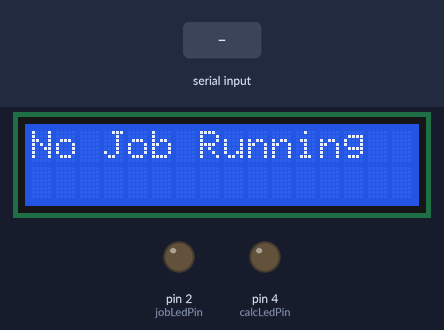
Recording of a sketch running on a simulated Arduino Uno, built with avr-gcc and run on an emulated ATmega328P. Shown: 16×2 character LCD, output pins drawn as LEDs (lit = HIGH). The test bench sets the inputs (shaded band).

Above: at 1.2 s.
1.3 s: "1" received over Serial
At 2.8 s:
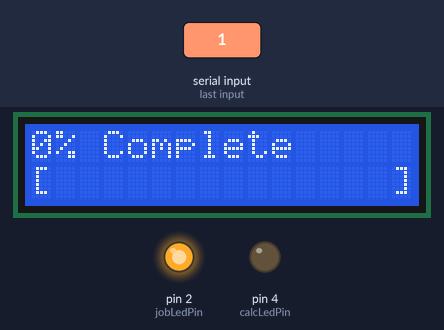
3.8 s: "2" received over Serial
At 4.7 s:
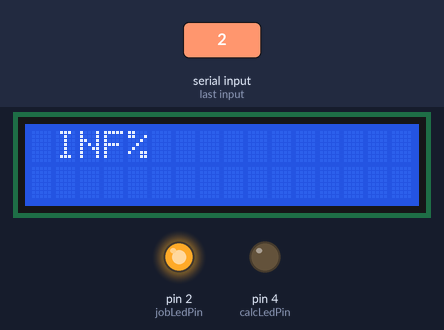
5.5 s: "200\n" received over Serial
At 5.62 s:
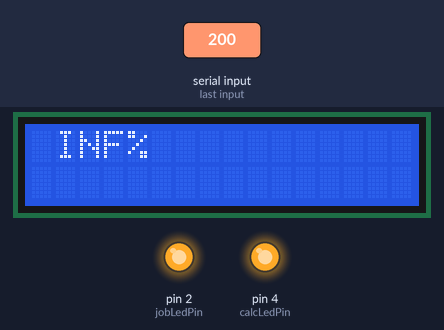
7.2 s: "9" received over Serial
At 7.7 s:
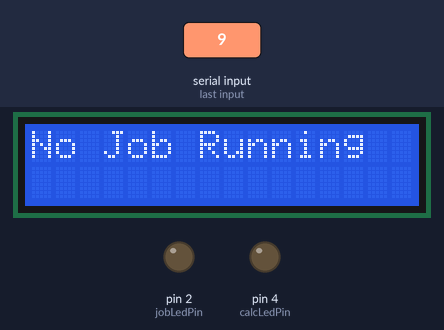
8.7 s: "30,150\n" received over Serial
At 9.0 s:
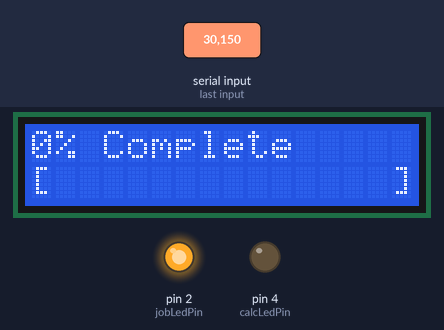
Timing chart, 0 to 11.2 s (numbered marks = the images above; inputs shaded):
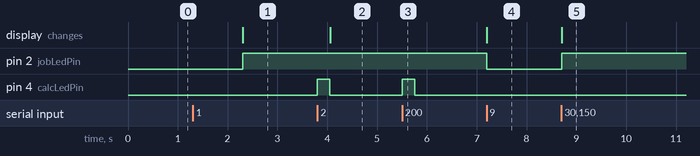

The sketch:

indicator.ino
```cpp
#include <LiquidCrystal.h>

bool jobActive = false;
int jobLedPin = 2;
int calcLedPin = 4;
char inactive[] = "No Job Running";
char jobProgress[] = "0% Complete";
String progressBar = "[              ]";
char input;
bool lightOn = false;
int blinkTime = 250;
int timeOn = 0;
int startOn = 0;
long totalJobs = -1;
long completedJobs = 0;
float jobPercentage;
String progressText;
LiquidCrystal lcd(7, 8, 9, 10, 11, 12);


void setup() {
    pinMode(jobLedPin, OUTPUT);
    pinMode(calcLedPin, OUTPUT);
    Serial.begin(9600);
    lcd.begin(16, 2);
    lcd.clear();
    lcd.print(inactive);
}

void loop() {
  if (Serial.available()) {
    input = Serial.read();
  }

  if (jobActive) {
    if (lightOn == true) {
      timeOn = millis() - startOn;
      if (timeOn > blinkTime) {
        digitalWrite(calcLedPin, LOW);
        lightOn = false;
        completedJobs += 1;
        jobPercentage = float(completedJobs) / float(totalJobs) * 100;
        progressText = String(jobPercentage) + "%";
        lcd.clear();
        lcd.print(progressText);
        input = Serial.read();
      }
    } else if (input == '2') {
      digitalWrite(calcLedPin, HIGH);
      lightOn = true;
      startOn = millis();
    }

    if (input == '9'){
      jobActive = false;
      digitalWrite(jobLedPin, LOW);
      digitalWrite(calcLedPin, LOW);
      lcd.clear();
      lcd.print(inactive);
    }
  } else {
      if (input == '1'){
        while (totalJobs == -1){
          totalJobs = Serial.parseInt();
        }
        digitalWrite(jobLedPin, HIGH);
        jobActive = true;
        lcd.clear(); //Get rid of this
        lcd.print(jobProgress);
        lcd.setCursor(0, 1);
        lcd.print(progressBar);
      }
  }
}
```

Measured:
- after the input at 1.3 s, pin 2 (jobLedPin): LOW → HIGH after 1.0 s; the display: changes after 1.0 s (image 1)
- after the input at 3.8 s, pin 4 (calcLedPin): LOW → HIGH at once, → LOW 0.25 s later; the display: changes after 0.26 s (image 2)
- after the input at 5.5 s, pin 4 (calcLedPin): LOW → HIGH at once, → LOW 0.25 s later
- after the input at 7.2 s, pin 2 (jobLedPin): HIGH → LOW at once; the display: changes at once (image 4)
- after the input at 8.7 s, pin 2 (jobLedPin): LOW → HIGH at once; the display: changes at once (image 5)
